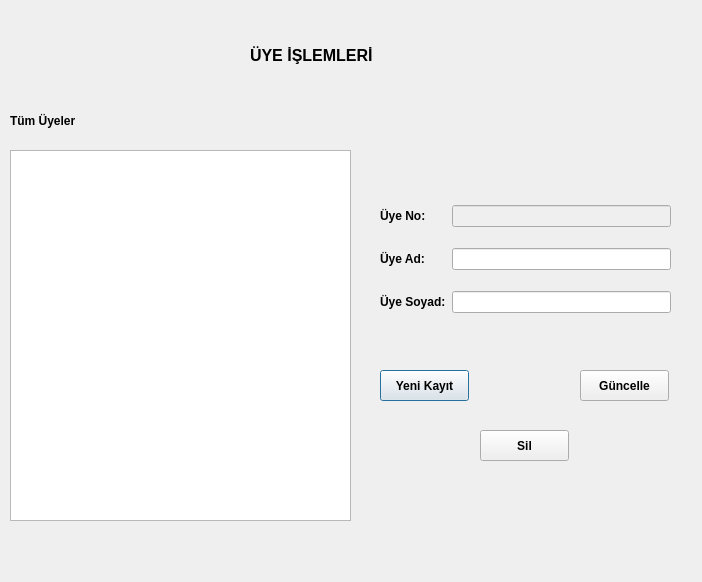
<?xml version="1.0" encoding="UTF-8"?>
<ui version="4.0">
 <class>uyeIslemleri</class>
 <widget class="QDialog" name="uyeIslemleri">
  <property name="geometry">
   <rect>
    <x>0</x>
    <y>0</y>
    <width>702</width>
    <height>582</height>
   </rect>
  </property>
  <property name="font">
   <font>
    <bold>true</bold>
   </font>
  </property>
  <property name="windowTitle">
   <string>Dialog</string>
  </property>
  <widget class="QLabel" name="label">
   <property name="geometry">
    <rect>
     <x>250</x>
     <y>40</y>
     <width>161</width>
     <height>31</height>
    </rect>
   </property>
   <property name="palette">
    <palette>
     <active>
      <colorrole role="WindowText">
       <brush brushstyle="SolidPattern">
        <color alpha="255">
         <red>255</red>
         <green>0</green>
         <blue>0</blue>
        </color>
       </brush>
      </colorrole>
     </active>
     <inactive>
      <colorrole role="WindowText">
       <brush brushstyle="SolidPattern">
        <color alpha="255">
         <red>0</red>
         <green>0</green>
         <blue>0</blue>
        </color>
       </brush>
      </colorrole>
     </inactive>
     <disabled>
      <colorrole role="WindowText">
       <brush brushstyle="SolidPattern">
        <color alpha="255">
         <red>120</red>
         <green>120</green>
         <blue>120</blue>
        </color>
       </brush>
      </colorrole>
     </disabled>
    </palette>
   </property>
   <property name="font">
    <font>
     <pointsize>12</pointsize>
     <bold>true</bold>
    </font>
   </property>
   <property name="text">
    <string>ÜYE İŞLEMLERİ</string>
   </property>
  </widget>
  <widget class="QTableView" name="tableView">
   <property name="geometry">
    <rect>
     <x>10</x>
     <y>150</y>
     <width>341</width>
     <height>371</height>
    </rect>
   </property>
  </widget>
  <widget class="QLabel" name="label_2">
   <property name="geometry">
    <rect>
     <x>10</x>
     <y>110</y>
     <width>91</width>
     <height>22</height>
    </rect>
   </property>
   <property name="text">
    <string>Tüm Üyeler</string>
   </property>
  </widget>
  <widget class="QPushButton" name="btn_yeniKayit">
   <property name="geometry">
    <rect>
     <x>380</x>
     <y>370</y>
     <width>89</width>
     <height>31</height>
    </rect>
   </property>
   <property name="text">
    <string>Yeni Kayıt</string>
   </property>
  </widget>
  <widget class="QPushButton" name="btn_guncelle">
   <property name="geometry">
    <rect>
     <x>580</x>
     <y>370</y>
     <width>89</width>
     <height>31</height>
    </rect>
   </property>
   <property name="text">
    <string>Güncelle</string>
   </property>
  </widget>
  <widget class="QPushButton" name="btn_sil">
   <property name="geometry">
    <rect>
     <x>480</x>
     <y>430</y>
     <width>89</width>
     <height>31</height>
    </rect>
   </property>
   <property name="text">
    <string>Sil</string>
   </property>
  </widget>
  <widget class="QWidget" name="">
   <property name="geometry">
    <rect>
     <x>380</x>
     <y>190</y>
     <width>291</width>
     <height>141</height>
    </rect>
   </property>
   <layout class="QGridLayout" name="gridLayout">
    <item row="0" column="0">
     <widget class="QLabel" name="label_3">
      <property name="text">
       <string>Üye No:</string>
      </property>
     </widget>
    </item>
    <item row="0" column="1">
     <widget class="QLineEdit" name="ln_uyeNo">
      <property name="enabled">
       <bool>false</bool>
      </property>
     </widget>
    </item>
    <item row="1" column="0">
     <widget class="QLabel" name="label_4">
      <property name="text">
       <string>Üye Ad:</string>
      </property>
     </widget>
    </item>
    <item row="1" column="1">
     <widget class="QLineEdit" name="ln_uyeAd"/>
    </item>
    <item row="2" column="0">
     <widget class="QLabel" name="label_5">
      <property name="text">
       <string>Üye Soyad:</string>
      </property>
     </widget>
    </item>
    <item row="2" column="1">
     <widget class="QLineEdit" name="ln_uyeSoyad"/>
    </item>
   </layout>
  </widget>
 </widget>
 <resources/>
 <connections/>
</ui>
